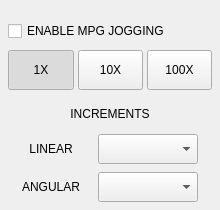
          <widget class="QFrame" name="frame_jogging">
           <property name="sizePolicy">
            <sizepolicy hsizetype="Fixed" vsizetype="Preferred">
             <horstretch>0</horstretch>
             <verstretch>0</verstretch>
            </sizepolicy>
           </property>
           <property name="minimumSize">
            <size>
             <width>220</width>
             <height>0</height>
            </size>
           </property>
           <property name="maximumSize">
            <size>
             <width>220</width>
             <height>16777215</height>
            </size>
           </property>
           <layout class="QVBoxLayout" name="verticalLayout_8" stretch="1,0,0">
            <property name="spacing">
             <number>4</number>
            </property>
            <property name="leftMargin">
             <number>4</number>
            </property>
            <property name="topMargin">
             <number>4</number>
            </property>
            <property name="rightMargin">
             <number>4</number>
            </property>
            <property name="bottomMargin">
             <number>4</number>
            </property>
            <item>
             <layout class="QVBoxLayout" name="layout_jog_buttons">
              <property name="leftMargin">
               <number>4</number>
              </property>
              <property name="topMargin">
               <number>4</number>
              </property>
              <property name="rightMargin">
               <number>4</number>
              </property>
              <property name="bottomMargin">
               <number>4</number>
              </property>
             </layout>
            </item>
            <item>
             <widget class="QWidget" name="widget_encoder_control" native="true">
              <property name="sizePolicy">
               <sizepolicy hsizetype="Preferred" vsizetype="Preferred">
                <horstretch>0</horstretch>
                <verstretch>0</verstretch>
               </sizepolicy>
              </property>
              <property name="maximumSize">
               <size>
                <width>16777215</width>
                <height>100</height>
               </size>
              </property>
              <layout class="QVBoxLayout" name="verticalLayout_29">
               <property name="spacing">
                <number>4</number>
               </property>
               <property name="leftMargin">
                <number>4</number>
               </property>
               <property name="topMargin">
                <number>4</number>
               </property>
               <property name="rightMargin">
                <number>4</number>
               </property>
               <property name="bottomMargin">
                <number>4</number>
               </property>
               <item>
                <widget class="QCheckBox" name="chk_use_mpg">
                 <property name="sizePolicy">
                  <sizepolicy hsizetype="Preferred" vsizetype="Fixed">
                   <horstretch>0</horstretch>
                   <verstretch>0</verstretch>
                  </sizepolicy>
                 </property>
                 <property name="minimumSize">
                  <size>
                   <width>0</width>
                   <height>30</height>
                  </size>
                 </property>
                 <property name="maximumSize">
                  <size>
                   <width>16777215</width>
                   <height>30</height>
                  </size>
                 </property>
                 <property name="text">
                  <string>ENABLE MPG JOGGING</string>
                 </property>
                </widget>
               </item>
               <item>
                <layout class="QHBoxLayout" name="horizontalLayout_64">
                 <property name="spacing">
                  <number>4</number>
                 </property>
                 <item>
                  <widget class="PushButton" name="btn_scale_1">
                   <property name="sizePolicy">
                    <sizepolicy hsizetype="Preferred" vsizetype="Fixed">
                     <horstretch>0</horstretch>
                     <verstretch>0</verstretch>
                    </sizepolicy>
                   </property>
                   <property name="minimumSize">
                    <size>
                     <width>0</width>
                     <height>40</height>
                    </size>
                   </property>
                   <property name="maximumSize">
                    <size>
                     <width>16777215</width>
                     <height>40</height>
                    </size>
                   </property>
                   <property name="text">
                    <string>1X</string>
                   </property>
                   <property name="checkable">
                    <bool>true</bool>
                   </property>
                   <property name="checked">
                    <bool>true</bool>
                   </property>
                   <property name="autoExclusive">
                    <bool>true</bool>
                   </property>
                   <property name="sel0" stdset="0">
                    <bool>false</bool>
                   </property>
                   <property name="sel1" stdset="0">
                    <bool>false</bool>
                   </property>
                   <attribute name="buttonGroup">
                    <string notr="true">scale_buttonGroup</string>
                   </attribute>
                  </widget>
                 </item>
                 <item>
                  <widget class="PushButton" name="btn_scale_10">
                   <property name="sizePolicy">
                    <sizepolicy hsizetype="Preferred" vsizetype="Fixed">
                     <horstretch>0</horstretch>
                     <verstretch>0</verstretch>
                    </sizepolicy>
                   </property>
                   <property name="minimumSize">
                    <size>
                     <width>0</width>
                     <height>40</height>
                    </size>
                   </property>
                   <property name="maximumSize">
                    <size>
                     <width>16777215</width>
                     <height>40</height>
                    </size>
                   </property>
                   <property name="text">
                    <string>10X</string>
                   </property>
                   <property name="checkable">
                    <bool>true</bool>
                   </property>
                   <property name="autoExclusive">
                    <bool>true</bool>
                   </property>
                   <property name="sel0" stdset="0">
                    <bool>true</bool>
                   </property>
                   <property name="sel1" stdset="0">
                    <bool>false</bool>
                   </property>
                   <attribute name="buttonGroup">
                    <string notr="true">scale_buttonGroup</string>
                   </attribute>
                  </widget>
                 </item>
                 <item>
                  <widget class="PushButton" name="btn_scale_100">
                   <property name="sizePolicy">
                    <sizepolicy hsizetype="Preferred" vsizetype="Fixed">
                     <horstretch>0</horstretch>
                     <verstretch>0</verstretch>
                    </sizepolicy>
                   </property>
                   <property name="minimumSize">
                    <size>
                     <width>0</width>
                     <height>40</height>
                    </size>
                   </property>
                   <property name="maximumSize">
                    <size>
                     <width>16777215</width>
                     <height>40</height>
                    </size>
                   </property>
                   <property name="text">
                    <string>100X</string>
                   </property>
                   <property name="checkable">
                    <bool>true</bool>
                   </property>
                   <property name="autoExclusive">
                    <bool>true</bool>
                   </property>
                   <property name="sel0" stdset="0">
                    <bool>false</bool>
                   </property>
                   <property name="sel1" stdset="0">
                    <bool>true</bool>
                   </property>
                   <attribute name="buttonGroup">
                    <string notr="true">scale_buttonGroup</string>
                   </attribute>
                  </widget>
                 </item>
                </layout>
               </item>
              </layout>
             </widget>
            </item>
            <item alignment="Qt::AlignBottom">
             <widget class="QWidget" name="widget_increments" native="true">
              <property name="sizePolicy">
               <sizepolicy hsizetype="Fixed" vsizetype="Preferred">
                <horstretch>0</horstretch>
                <verstretch>0</verstretch>
               </sizepolicy>
              </property>
              <property name="maximumSize">
               <size>
                <width>220</width>
                <height>16777215</height>
               </size>
              </property>
              <layout class="QVBoxLayout" name="verticalLayout_40">
               <property name="spacing">
                <number>8</number>
               </property>
               <property name="leftMargin">
                <number>4</number>
               </property>
               <property name="topMargin">
                <number>4</number>
               </property>
               <property name="rightMargin">
                <number>4</number>
               </property>
               <property name="bottomMargin">
                <number>4</number>
               </property>
               <item>
                <widget class="QLabel" name="lbl_increments">
                 <property name="minimumSize">
                  <size>
                   <width>0</width>
                   <height>24</height>
                  </size>
                 </property>
                 <property name="maximumSize">
                  <size>
                   <width>16777215</width>
                   <height>24</height>
                  </size>
                 </property>
                 <property name="text">
                  <string>INCREMENTS</string>
                 </property>
                 <property name="alignment">
                  <set>Qt::AlignCenter</set>
                 </property>
                </widget>
               </item>
               <item>
                <widget class="QWidget" name="widget_increments_linear" native="true">
                 <layout class="QHBoxLayout" name="horizontalLayout_2">
                  <property name="spacing">
                   <number>4</number>
                  </property>
                  <property name="leftMargin">
                   <number>0</number>
                  </property>
                  <property name="topMargin">
                   <number>0</number>
                  </property>
                  <property name="rightMargin">
                   <number>0</number>
                  </property>
                  <property name="bottomMargin">
                   <number>0</number>
                  </property>
                  <item>
                   <widget class="QLabel" name="lbl_increments_linear">
                    <property name="sizePolicy">
                     <sizepolicy hsizetype="Preferred" vsizetype="Fixed">
                      <horstretch>0</horstretch>
                      <verstretch>0</verstretch>
                     </sizepolicy>
                    </property>
                    <property name="minimumSize">
                     <size>
                      <width>60</width>
                      <height>30</height>
                     </size>
                    </property>
                    <property name="maximumSize">
                     <size>
                      <width>60</width>
                      <height>30</height>
                     </size>
                    </property>
                    <property name="text">
                     <string>LINEAR</string>
                    </property>
                    <property name="alignment">
                     <set>Qt::AlignCenter</set>
                    </property>
                   </widget>
                  </item>
                  <item>
                   <widget class="JogIncrements" name="jogincrements_linear">
                    <property name="sizePolicy">
                     <sizepolicy hsizetype="Fixed" vsizetype="Fixed">
                      <horstretch>0</horstretch>
                      <verstretch>0</verstretch>
                     </sizepolicy>
                    </property>
                    <property name="minimumSize">
                     <size>
                      <width>100</width>
                      <height>30</height>
                     </size>
                    </property>
                    <property name="maximumSize">
                     <size>
                      <width>100</width>
                      <height>30</height>
                     </size>
                    </property>
                    <property name="focusPolicy">
                     <enum>Qt::ClickFocus</enum>
                    </property>
                    <property name="toolTip">
                     <string>Select jog increment</string>
                    </property>
                    <property name="maxVisibleItems">
                     <number>20</number>
                    </property>
                    <property name="maxCount">
                     <number>20</number>
                    </property>
                    <property name="frame">
                     <bool>true</bool>
                    </property>
                   </widget>
                  </item>
                 </layout>
                </widget>
               </item>
               <item>
                <widget class="QWidget" name="widget_increments_angular" native="true">
                 <layout class="QHBoxLayout" name="horizontalLayout_17">
                  <property name="spacing">
                   <number>4</number>
                  </property>
                  <property name="leftMargin">
                   <number>0</number>
                  </property>
                  <property name="topMargin">
                   <number>0</number>
                  </property>
                  <property name="rightMargin">
                   <number>0</number>
                  </property>
                  <property name="bottomMargin">
                   <number>0</number>
                  </property>
                  <item>
                   <widget class="QLabel" name="lbl_increments_angular">
                    <property name="sizePolicy">
                     <sizepolicy hsizetype="Preferred" vsizetype="Fixed">
                      <horstretch>0</horstretch>
                      <verstretch>0</verstretch>
                     </sizepolicy>
                    </property>
                    <property name="minimumSize">
                     <size>
                      <width>60</width>
                      <height>30</height>
                     </size>
                    </property>
                    <property name="maximumSize">
                     <size>
                      <width>60</width>
                      <height>30</height>
                     </size>
                    </property>
                    <property name="text">
                     <string>ANGULAR</string>
                    </property>
                    <property name="alignment">
                     <set>Qt::AlignCenter</set>
                    </property>
                   </widget>
                  </item>
                  <item>
                   <widget class="JogIncrements" name="jogincrements_angular">
                    <property name="sizePolicy">
                     <sizepolicy hsizetype="Fixed" vsizetype="Fixed">
                      <horstretch>0</horstretch>
                      <verstretch>0</verstretch>
                     </sizepolicy>
                    </property>
                    <property name="minimumSize">
                     <size>
                      <width>100</width>
                      <height>30</height>
                     </size>
                    </property>
                    <property name="maximumSize">
                     <size>
                      <width>100</width>
                      <height>30</height>
                     </size>
                    </property>
                    <property name="focusPolicy">
                     <enum>Qt::ClickFocus</enum>
                    </property>
                    <property name="toolTip">
                     <string>Select jog increment</string>
                    </property>
                    <property name="maxVisibleItems">
                     <number>20</number>
                    </property>
                    <property name="maxCount">
                     <number>20</number>
                    </property>
                    <property name="linear_option" stdset="0">
                     <bool>false</bool>
                    </property>
                   </widget>
                  </item>
                 </layout>
                </widget>
               </item>
              </layout>
             </widget>
            </item>
           </layout>
          </widget>
